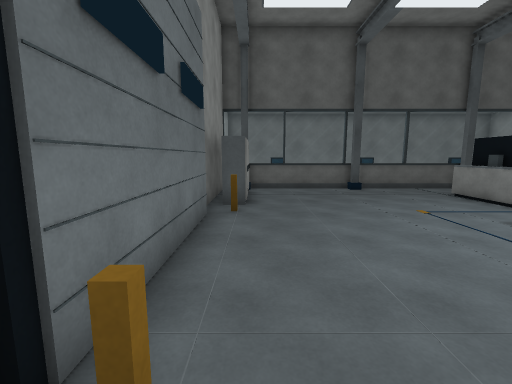
view 1 (above)

16 first-person views from a walk through a 3-D level made in the Unity game engine. The camera is 1.5 m above the floor, tilts 8° down and sees 90° across. The floor is counted in squares, 1 m on a side. Each view is taken from the middle of a square. On the plan, view 1 faces up. The plan holds only what a view shows up to about 13 squares ahead; the rest is blank. The player is left out.

view 2
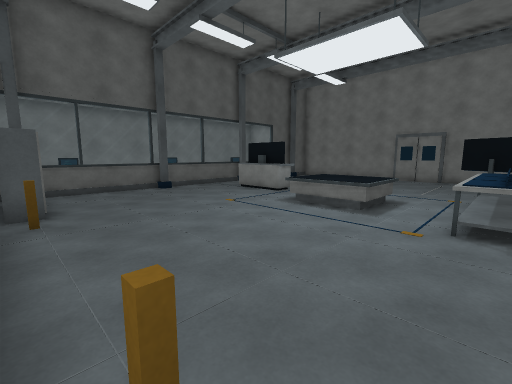

view 3
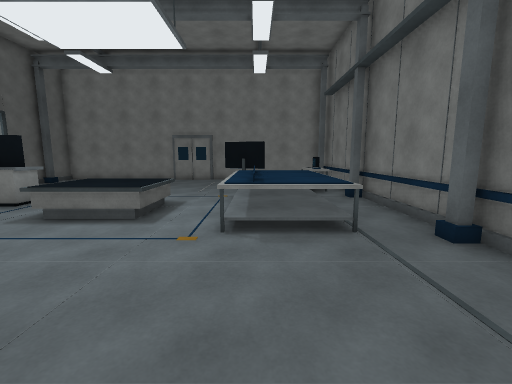

view 4
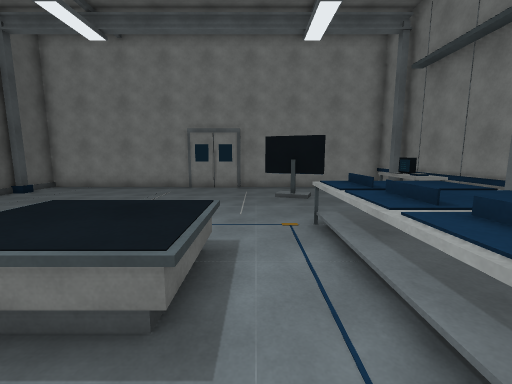

view 5
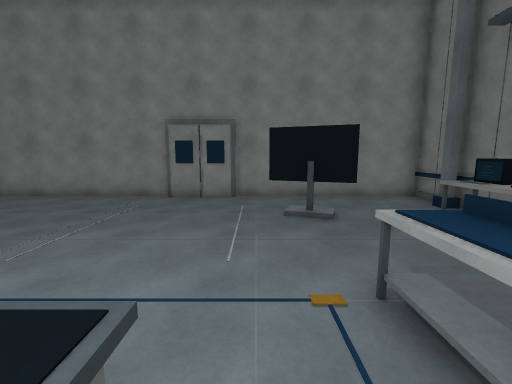

view 6
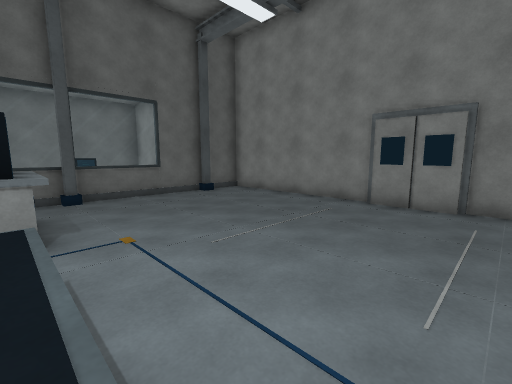

view 7
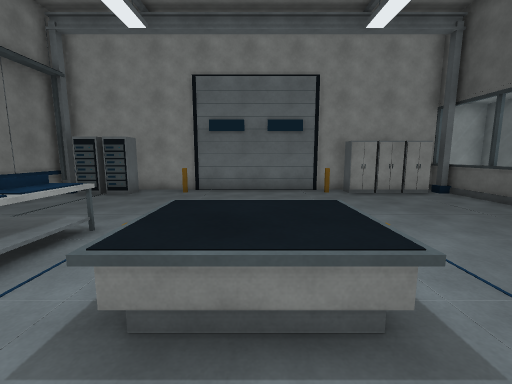

view 8
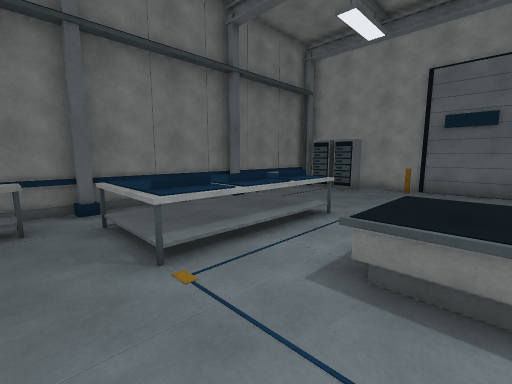

view 9
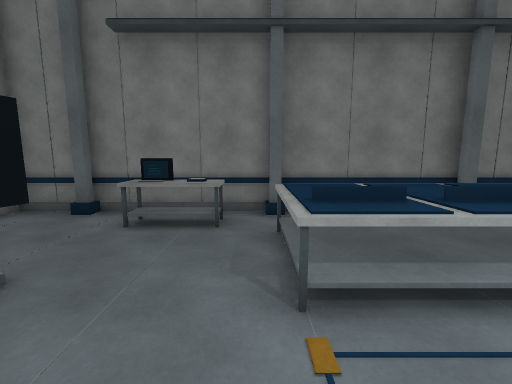

view 10
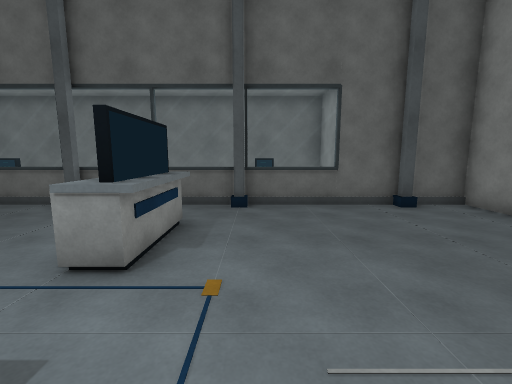

view 11
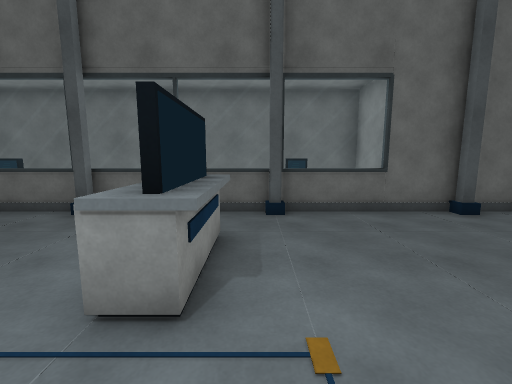

view 12
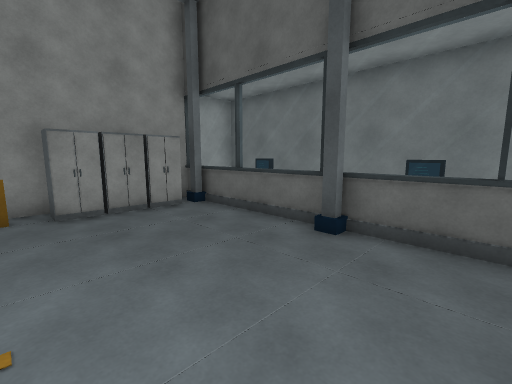

view 13
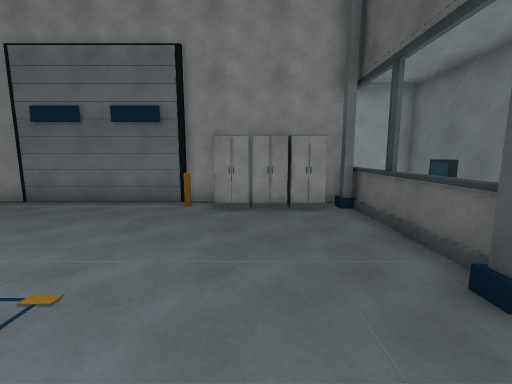

view 14
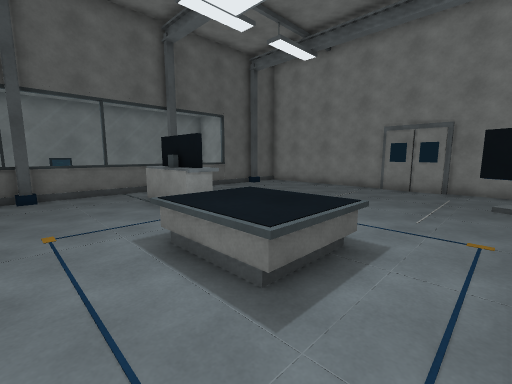

view 15
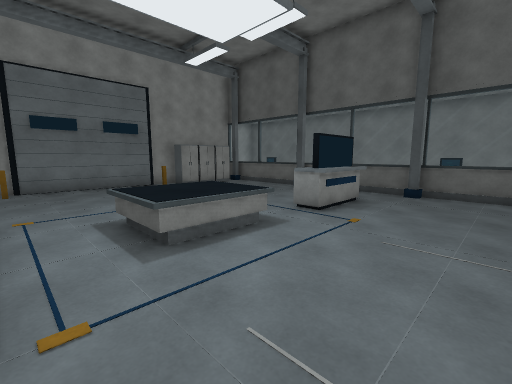

view 16
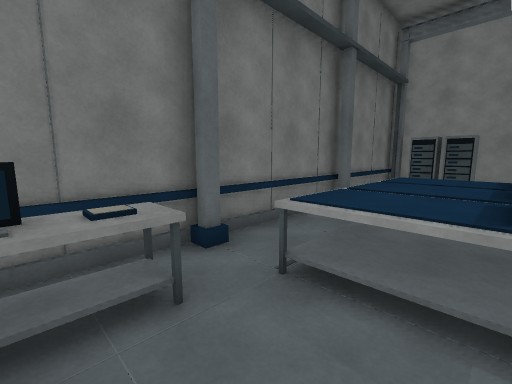

### Floor plan
Ten units are one square. View 1 is at (0, 0); x grows to the right and y downward. Boxes are objects, and circles mark ways between rooms. Rooms are numbered by the first view taken in them; rooms with no view inside come last. Other rooms are left out.
<svg viewBox="-20 -145 190 190">
<path fill="none" stroke="#000" d="M94 35 98 35M96 -115 92 -115M94 -119 -15 -119M48 -115 42 -115M162 -29 162 -51M42 35 48 35M165 -50 165 -119 149 -119M1 14 1 19M-13 -68 -13 -12M142 35 148 35M-15 -14 -15 40 165 40 165 -30M148 -115 142 -115M145 -119 96 -119M-2 -115 -8 -115M-8 35 -1 35M-15 -120 -15 -66M125 -119 125 -140 -15 -140 -15 -120"/>
<rect x="-15" y="25" width="20" height="10" fill="#bbb"><title>other object</title></rect>
<rect x="-15" y="5" width="20" height="20" fill="#bbb"><title>other object</title></rect>
<rect x="-15" y="-85" width="20" height="10" fill="#bbb"><title>other object</title></rect>
<rect x="-15" y="-95" width="20" height="10" fill="#bbb"><title>other object</title></rect>
<rect x="-15" y="-115" width="20" height="20" fill="#bbb"><title>other object</title></rect>
<rect x="45" y="-15" width="60" height="40" fill="#bbb"><title>other object</title></rect>
<rect x="55" y="-55" width="30" height="30" fill="#bbb"><title>other object</title></rect>
<rect x="75" y="-75" width="10" height="10" fill="#bbb"><title>other object</title></rect>
<rect x="75" y="-95" width="10" height="20" fill="#bbb"><title>other object</title></rect>
<rect x="75" y="-105" width="10" height="10" fill="#bbb"><title>other object</title></rect>
<rect x="105" y="15" width="30" height="20" fill="#bbb"><title>other object</title></rect>
<rect x="125" y="-25" width="20" height="30" fill="#bbb"><title>other object</title></rect>
<rect x="-5" y="-135" width="30" height="10" fill="#bbb"><title>other object</title></rect>
<rect x="45" y="-135" width="30" height="10" fill="#bbb"><title>other object</title></rect>
<rect x="85" y="-135" width="30" height="10" fill="#bbb"><title>other object</title></rect>
<text x="80" y="-40">1</text>
<text x="60" y="-130">2</text>
</svg>

Where each view was taken, in squares from view 1:
view 1: 0 up, 0 right, facing up
view 2: 0 up, 1 left, facing up-right
view 3: 0 up, 0 right, facing right
view 4: 2 up, 4 right, facing right
view 5: 2 up, 7 right, facing right
view 6: 2 up, 8 right, facing up-right
view 7: 4 up, 10 right, facing left
view 8: 4 up, 11 right, facing down-left
view 9: 3 up, 10 right, facing down
view 10: 4 up, 10 right, facing up
view 11: 5 up, 9 right, facing up
view 12: 7 up, 7 right, facing up-left
view 13: 9 up, 7 right, facing left
view 14: 1 up, 4 right, facing up-right
view 15: 1 up, 12 right, facing up-left
view 16: 0 up, 12 right, facing down-left
